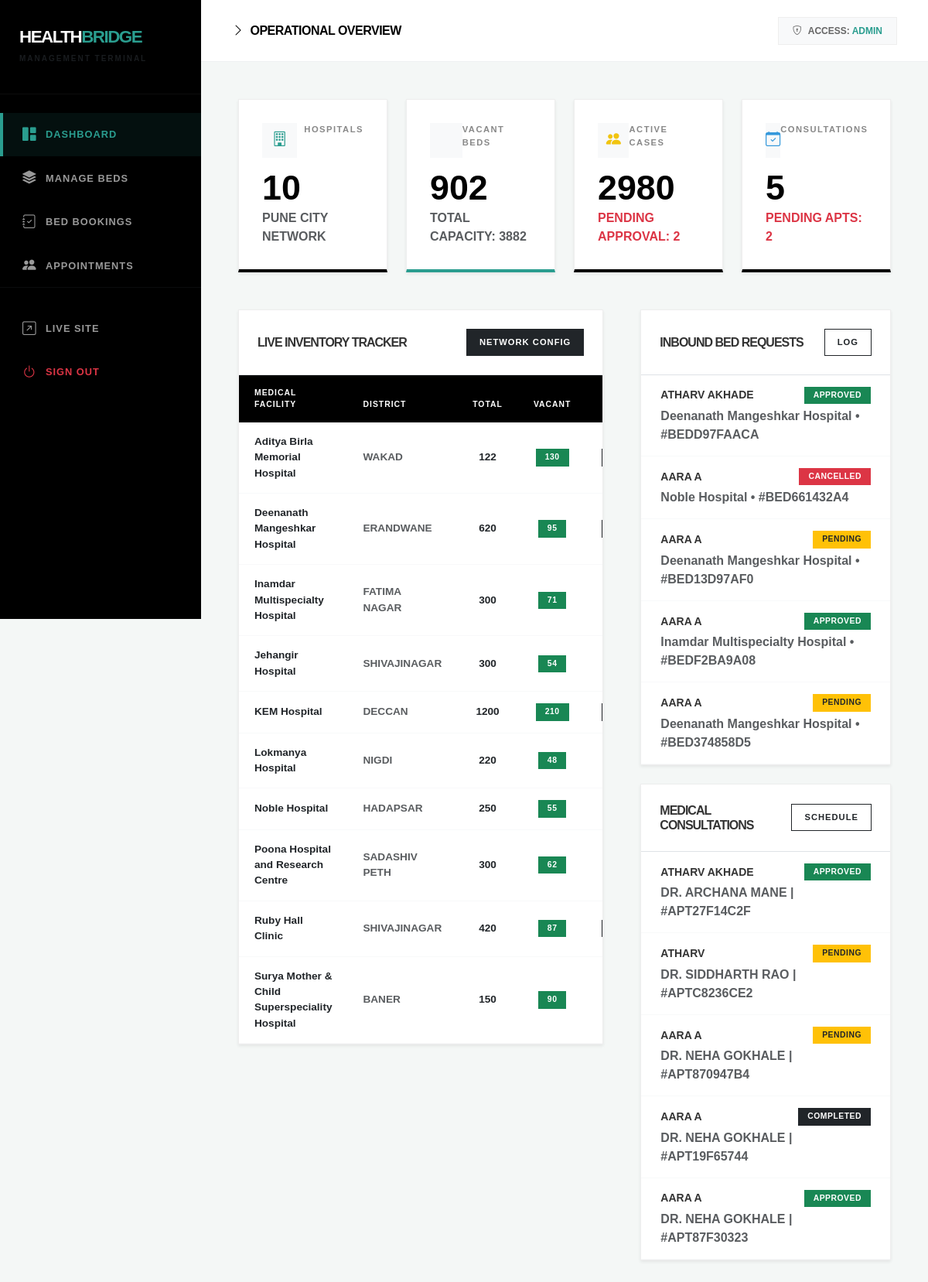
Page /admin-panel/dashboard/ (signed in) on the committed database.
### core/models.py (models this page shows, shortened)
class Hospital(models.Model):
    name = models.CharField(max_length=200)
    area = models.CharField(max_length=100, choices=PUNE_AREAS)
    address = models.TextField()
    phone = models.CharField(max_length=20)
    email = models.EmailField(blank=True)
    description = models.TextField(blank=True)
    image = models.ImageField(upload_to="hospital_photos/", blank=True, null=True)
    image_url = models.URLField(blank=True, help_text="External image URL fallback")
    total_beds = models.PositiveIntegerField(default=0)
    available_beds = models.PositiveIntegerField(default=0)
    icu_beds = models.PositiveIntegerField(default=0)
    available_icu_beds = models.PositiveIntegerField(default=0)
    emergency = models.BooleanField(default=True)
    rating = models.DecimalField(max_digits=3, decimal_places=1, default=4.0)
    established_year = models.PositiveIntegerField(blank=True, null=True)
    latitude = models.DecimalField(max_digits=9, decimal_places=6, blank=True, null=True)
    longitude = models.DecimalField(max_digits=9, decimal_places=6, blank=True, null=True)
    is_active = models.BooleanField(default=True)
    created_at = models.DateTimeField(auto_now_add=True)
    class Meta:
        ordering = ['name']

class BedBooking(models.Model):
    booking_id = models.CharField(max_length=20, unique=True, editable=False)
    user = models.ForeignKey(User, on_delete=models.SET_NULL, null=True, blank=True, related_name='bed_bookings')
    hospital = models.ForeignKey(Hospital, on_delete=models.CASCADE, related_name='bed_bookings')
    patient_name = models.CharField(max_length=200)
    patient_age = models.PositiveIntegerField()
    patient_gender = models.CharField(max_length=10, choices=[('Male','Male'),('Female','Female'),('Other','Other')])
    patient_phone = models.CharField(max_length=15)
    patient_email = models.EmailField(blank=True)
    patient_address = models.TextField()
    aadhar_number = models.CharField(max_length=12, blank=True)
    medical_condition = models.TextField()
    bed_type = models.CharField(max_length=20, choices=BED_TYPES, default='General')
    admission_date = models.DateField()
    expected_days = models.PositiveIntegerField(default=1)
    services_required = models.TextField(blank=True)
    emergency_contact_name = models.CharField(max_length=200)
    emergency_contact_phone = models.CharField(max_length=15)
    emergency_contact_relation = models.CharField(max_length=50)
    payment_method = models.CharField(max_length=20, choices=PAYMENT_METHODS, blank=True)
    amount_paid = models.DecimalField(max_digits=10, decimal_places=2, default=500.00)
    payment_status = models.CharField(max_length=20, default='Paid')
    status = models.CharField(max_length=20, choices=STATUS_CHOICES, default='Pending')
    created_at = models.DateTimeField(auto_now_add=True)
    updated_at = models.DateTimeField(auto_now=True)
    admin_notes = models.TextField(blank=True)
    class Meta:
        ordering = ['-created_at']

class Appointment(models.Model):
    appointment_id = models.CharField(max_length=20, unique=True, editable=False)
    user = models.ForeignKey(User, on_delete=models.SET_NULL, null=True, blank=True, related_name='appointments')
    hospital = models.ForeignKey(Hospital, on_delete=models.CASCADE, related_name='appointments')
    department = models.ForeignKey(Department, on_delete=models.SET_NULL, null=True)
    doctor = models.ForeignKey(Doctor, on_delete=models.SET_NULL, null=True)
    patient_name = models.CharField(max_length=200)
    patient_age = models.PositiveIntegerField()
    patient_gender = models.CharField(max_length=10, choices=[('Male','Male'),('Female','Female'),('Other','Other')])
    patient_phone = models.CharField(max_length=15)
    patient_email = models.EmailField(blank=True)
    appointment_date = models.DateField()
    appointment_time = models.TimeField()
    reason_for_visit = models.TextField()
    payment_method = models.CharField(max_length=20, choices=PAYMENT_METHODS, blank=True)
    amount_paid = models.DecimalField(max_digits=10, decimal_places=2, default=300.00)
    payment_status = models.CharField(max_length=20, default='Paid')
    status = models.CharField(max_length=20, choices=STATUS_CHOICES, default='Pending')
    created_at = models.DateTimeField(auto_now_add=True)
    updated_at = models.DateTimeField(auto_now=True)
    admin_notes = models.TextField(blank=True)
    class Meta:
        ordering = ['-created_at']

class Doctor(models.Model):
    hospital = models.ForeignKey(Hospital, on_delete=models.CASCADE, related_name='doctors')
    department = models.ForeignKey(Department, on_delete=models.CASCADE, related_name='doctors')
    name = models.CharField(max_length=200)
    qualification = models.CharField(max_length=200, blank=True)
    experience_years = models.PositiveIntegerField(default=0)
    available_days = models.CharField(max_length=200, default='Mon-Sat')
    consultation_fee = models.DecimalField(max_digits=8, decimal_places=2, default=500.00)

### core/admin_views.py (the view)
# urls.py: path('admin-panel/dashboard/',  admin_views.admin_dashboard,          name='admin_dashboard'),
@login_required(login_url='/admin-panel/login/')
def admin_dashboard(request):
    if not request.user.is_staff:
        return redirect('user_dashboard')
    hospitals   = Hospital.objects.filter(is_active=True)
    total_beds  = sum(h.total_beds for h in hospitals)
    avail_beds  = sum(h.available_beds for h in hospitals)
    occupied    = total_beds - avail_beds
    pending_beds = BedBooking.objects.filter(status='Pending').count()
    pending_apts = Appointment.objects.filter(status='Pending').count()
    return render(request, 'admin_panel/dashboard.html', {
        'hospitals':           hospitals,
        'total_beds':          total_beds,
        'available_beds':      avail_beds,
        'occupied_beds':       occupied,
        'hospital_count':      hospitals.count(),
        'recent_bookings':     BedBooking.objects.select_related('hospital','user').order_by('-created_at')[:5],
        'recent_appointments': Appointment.objects.select_related('hospital','doctor','user').order_by('-created_at')[:5],
        'pending_beds':        pending_beds,
        'pending_apts':        pending_apts,
        'total_bookings':      BedBooking.objects.count(),
        'total_appointments':  Appointment.objects.count(),
    })

### templates/admin_panel/dashboard.html (shortened to what this page needs)
{% extends 'admin_panel/base_admin.html' %}
{% block page_title %}Operational Overview{% endblock %}
{% block nav_dashboard %}active-block{% endblock %}
{% block content %}
<div class="row g-4 mb-5">
    <div class="col-6 col-md-3">
        <div class="stat-card-badass shadow-sm">
            <div class="d-flex justify-content-between align-items-start mb-3">
                <div class="stat-icon-box"><i class="bi bi-building"></i></div>
                <div class="stat-label">Hospitals</div>
            </div>
            <div class="stat-value">{{ hospital_count }}</div>
            <div class="text-muted extra-small fw-bold">PUNE CITY NETWORK</div>
        </div>
    </div>
    <div class="col-6 col-md-3">
        <div class="stat-card-badass shadow-sm" style="border-bottom-color: #2a9d8f;">
            <div class="d-flex justify-content-between align-items-start mb-3">
                <div class="stat-icon-box" style="color: #2a9d8f;"></div>
                <div class="stat-label">Vacant Beds</div>
            </div>
            <div class="stat-value text-teal">{{ available_beds }}</div>
            <div class="text-muted extra-small fw-bold">TOTAL CAPACITY: {{ total_beds }}</div>
        </div>
    </div>
    <div class="col-6 col-md-3">
        <div class="stat-card-badass shadow-sm">
            <div class="d-flex justify-content-between align-items-start mb-3">
                <div class="stat-icon-box" style="color: #f1c40f;"><i class="bi bi-people-fill"></i></div>
                <div class="stat-label">Active Cases</div>
            </div>
            <div class="stat-value">{{ occupied_beds }}</div>
            <div class="text-danger extra-small fw-bold">PENDING APPROVAL: {{ pending_beds }}</div>
        </div>
    </div>
    <div class="col-6 col-md-3">
        <div class="stat-card-badass shadow-sm">
            <div class="d-flex justify-content-between align-items-start mb-3">
                <div class="stat-icon-box" style="color: #3498db;"><i class="bi bi-calendar-check"></i></div>
                <div class="stat-label">Consultations</div>
            </div>
            <div class="stat-value">{{ total_appointments }}</div>
            <div class="text-danger extra-small fw-bold">PENDING APTS: {{ pending_apts }}</div>
        </div>
    </div>
</div>
<div class="row g-5">
    <div class="col-lg-7">
        <div class="admin-table-card shadow-sm">
            <div class="p-4 d-flex justify-content-between align-items-center border-bottom">
                <h6 class="fw-black m-0">Live Inventory Tracker</h6>
                <a href="{% url 'manage_beds' %}" class="btn btn-dark btn-manage-sm">Network Config</a>
            </div>
            <div class="table-responsive">
                <table class="table table-hover mb-0">
                    <thead class="table-head-dark">
                        <tr>
                            <th>Medical Facility</th>
                            <th>District</th>
                            <th class="text-center">Total</th>
                            <th class="text-center">Vacant</th>
                            <th class="text-center">ICU</th>
                        </tr>
                    </thead>
                    <tbody>
                        {% for h in hospitals %}
                        <tr>
                            <td><span class="fw-bold">{{ h.name }}</span></td>
                            <td><span class="text-muted fw-bold extra-small text-uppercase">{{ h.area }}</span></td>
                            <td class="text-center fw-bold">{{ h.total_beds }}</td>
                            <td class="text-center">
                                <span class="badge-industrial badge {% if h.available_beds > 0 %}bg-success{% else %}bg-danger{% endif %}">
                                    {{ h.available_beds }}
                                </span>
                            </td>
                            <td class="text-center">
                            </td>
                        </tr>
                        {% endfor %}
                    </tbody>
                </table>
            </div>
        </div>
    </div>
    <div class="col-lg-5">
        <div class="admin-table-card shadow-sm mb-4">
            <div class="p-4 d-flex justify-content-between align-items-center border-bottom">
                <h6 class="fw-black m-0">Inbound Bed Requests</h6>
                <a href="{% url 'manage_bookings' %}" class="btn btn-outline-dark btn-manage-sm">Log</a>
            </div>
            <div class="list-group list-group-flush">
                {% for b in recent_bookings %}
                <div class="list-group-item-modern">
                    <div class="d-flex justify-content-between align-items-center mb-1">
                        <span class="fw-bold small">{{ b.patient_name|upper }}</span>
                        <span class="badge-industrial badge
                            {% if b.status == 'Approved' %}bg-success
                            {% elif b.status == 'Cancelled' %}bg-danger
                            {% else %}bg-warning text-dark{% endif %}">
                            {{ b.status }}
                        </span>
                    </div>
                    <div class="text-muted extra-small fw-bold">{{ b.hospital.name }} &bull; #{{ b.booking_id }}</div>
                </div>
                {% empty %}
                <div class="p-5 text-center text-muted fw-bold small">No pending bed logs</div>
                {% endfor %}
            </div>
        </div>
        <div class="admin-table-card shadow-sm">
            <div class="p-4 d-flex justify-content-between align-items-center border-bottom">
                <h6 class="fw-black m-0">Medical Consultations</h6>
                <a href="{% url 'manage_appointments' %}" class="btn btn-outline-dark btn-manage-sm">Schedule</a>
            </div>
            <div class="list-group list-group-flush">
                {% for a in recent_appointments %}
                <div class="list-group-item-modern">
                    <div class="d-flex justify-content-between align-items-center mb-1">
                        <span class="fw-bold small">{{ a.patient_name|upper }}</span>
                        <span class="badge-industrial badge
                            {% if a.status == 'Approved' %}bg-success
                            {% elif a.status == 'Completed' %}bg-dark
                            {% elif a.status == 'Cancelled' %}bg-danger
                            {% else %}bg-warning text-dark{% endif %}">
                            {{ a.status }}
                        </span>
                    </div>
                    <div class="text-muted extra-small fw-bold">
                        {% if a.doctor %}DR. {{ a.doctor.name|upper }} | {% endif %}#{{ a.appointment_id }}
                    </div>
                </div>
                {% empty %}
                <div class="p-5 text-center text-muted fw-bold small">No upcoming clinical sessions</div>
                {% endfor %}
            </div>
        </div>
    </div>
</div>
{% endblock %}

### templates/admin_panel/base_admin.html (shortened to what this page needs)
<!DOCTYPE html>
<html lang="en">
<head>
    <link href="https://cdn.jsdelivr.net/npm/bootstrap@5.3.0/dist/css/bootstrap.min.css" rel="stylesheet">
    <link href="https://cdn.jsdelivr.net/npm/bootstrap-icons@1.11.0/font/bootstrap-icons.css" rel="stylesheet">
    {% load static %}
</head>
<body>
<div class="d-flex">
    <div class="sidebar flex-column">
        <div class="sidebar-brand">
            <h1 class="brand-text">HEALTH<span>BRIDGE</span></h1>
            <small class="text-muted fw-bold" style="font-size: 10px; letter-spacing: 2px;">MANAGEMENT TERMINAL</small>
        </div>
        <nav class="nav flex-column mt-4 flex-grow-1">
            <a class="nav-link {% block nav_dashboard %}{% endblock %}" href="{% url 'admin_dashboard' %}">
                <i class="bi bi-grid-1x2-fill"></i>Dashboard
            </a>
            <a class="nav-link {% block nav_beds %}{% endblock %}" href="{% url 'manage_beds' %}">
                <i class="bi bi-stack"></i>Manage Beds
            </a>
            <a class="nav-link {% block nav_bookings %}{% endblock %}" href="{% url 'manage_bookings' %}">
                <i class="bi bi-journal-check"></i>Bed Bookings
            </a>
            <a class="nav-link {% block nav_appointments %}{% endblock %}" href="{% url 'manage_appointments' %}">
                <i class="bi bi-people-fill"></i>Appointments
            </a>
            <div class="mt-auto border-top border-secondary border-opacity-10 py-4">
                <a class="nav-link" href="{% url 'index' %}" target="_blank">
                    <i class="bi bi-arrow-up-right-square"></i>Live Site
                </a>
                <a class="nav-link text-danger" href="{% url 'admin_logout' %}">
                    <i class="bi bi-power"></i>Sign Out
                </a>
            </div>
        </nav>
    </div>
    <div class="main-wrapper flex-grow-1">
        <header class="top-navbar">
            <h5 class="page-title">
                <i class="bi bi-chevron-right text-teal me-2"></i>{% block page_title %}Dashboard Overview{% endblock %}
            </h5>
            <div class="d-flex align-items-center gap-3">
                <div class="admin-user-pill">
                    <i class="bi bi-shield-lock me-2"></i>ACCESS: <span>{{ request.user.username }}</span>
                </div>
            </div>
        </header>
        <div class="p-5">
            {% block content %}{% endblock %}
        </div>
    </div>
</div>
</body>
</html>

### rows in the picture
Hospital: name "Aditya Birla Memorial Hospital", area "WAKAD", total_beds "122", available_beds "130"
Hospital: name "Deenanath Mangeshkar Hospital", area "ERANDWANE", total_beds "620", available_beds "95"
Hospital: name "Inamdar Multispecialty Hospital", area "FATIMA NAGAR", total_beds "300", available_beds "71"
Hospital: name "Jehangir Hospital", area "SHIVAJINAGAR", total_beds "300", available_beds "54"
Hospital: name "KEM Hospital", area "DECCAN", total_beds "1200", available_beds "210"
Hospital: name "Lokmanya Hospital", area "NIGDI", total_beds "220", available_beds "48"
Hospital: name "Noble Hospital", area "HADAPSAR", total_beds "250", available_beds "55"
Hospital: name "Poona Hospital and Research Centre", area "SADASHIV PETH", total_beds "300", available_beds "62"
Hospital: name "Ruby Hall Clinic", area "SHIVAJINAGAR", total_beds "420", available_beds "87"
Hospital: name "Surya Mother & Child Superspeciality Hospital", area "BANER", total_beds "150", available_beds "90"
BedBooking: patient_name "ATHARV AKHADE", status "APPROVED", hospital.name "Deenanath Mangeshkar Hospital", booking_id "BEDD97FAACA"
BedBooking: patient_name "AARA A", status "CANCELLED", hospital.name "Noble Hospital", booking_id "BED661432A4"
BedBooking: patient_name "AARA A", status "PENDING", hospital.name "Deenanath Mangeshkar Hospital", booking_id "BED13D97AF0"
BedBooking: patient_name "AARA A", status "APPROVED", hospital.name "Inamdar Multispecialty Hospital", booking_id "BEDF2BA9A08"
BedBooking: patient_name "AARA A", status "PENDING", hospital.name "Deenanath Mangeshkar Hospital", booking_id "BED374858D5"
Appointment: patient_name "ATHARV AKHADE", status "APPROVED", doctor.name "ARCHANA MANE", appointment_id "APT27F14C2F"
Appointment: patient_name "ATHARV", status "PENDING", doctor.name "SIDDHARTH RAO", appointment_id "APTC8236CE2"
Appointment: patient_name "AARA A", status "PENDING", doctor.name "NEHA GOKHALE", appointment_id "APT870947B4"
Appointment: patient_name "AARA A", status "COMPLETED", doctor.name "NEHA GOKHALE", appointment_id "APT19F65744"
Appointment: patient_name "AARA A", status "APPROVED", doctor.name "NEHA GOKHALE", appointment_id "APT87F30323"

### other values in the picture
{{ request.user.username }} "ADMIN"
{{ hospital_count }} "10"
{{ available_beds }} "902"
{{ total_beds }} "3882"
{{ occupied_beds }} "2980"
{{ pending_beds }} "2"
{{ total_appointments }} "5"
{{ pending_apts }} "2"
